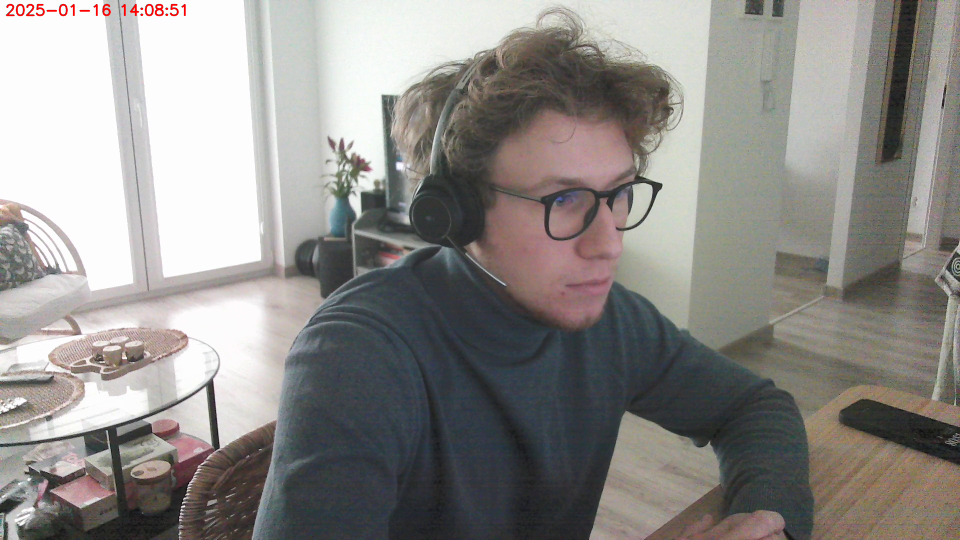
#> input picture frame 1 of output.mp4, 1920 x 1080 px, given in place of x-raw,format=BGR ! appsink, which was not available (shown at 1/2 size)
$ python CameraProcess.py
#> lines starting #> are read from the running program, lines starting #| are printed output that depends on the picture; after the words box and inside, x2 and y2 are one past the last pixel; in counts of white or black regions, pixels touching at a corner belong together
import cv2
from datetime import datetime
import time

# Strumień GStreamer do przechwytywania obrazu z kamery
gst_pipeline = "v4l2src device=/dev/video0 ! videoconvert ! video/x-raw,format=BGR ! appsink"

# Przechwytywanie strumienia w OpenCV
cap = cv2.VideoCapture(gst_pipeline, cv2.CAP_GSTREAMER)

if not cap.isOpened():
    print("Nie można otworzyć kamery. Sprawdź połączenie i konfigurację GStreamer.")
    exit()

# Pobranie natywnej rozdzielczości kamery
frame_width = int(cap.get(cv2.CAP_PROP_FRAME_WIDTH))
frame_height = int(cap.get(cv2.CAP_PROP_FRAME_HEIGHT))
frame_rate = int(cap.get(cv2.CAP_PROP_FPS))  # Pobranie frame rate kamery
if frame_rate == 0:
    frame_rate = 30  # Domyślny frame rate, jeśli nie można odczytać z kamery

print(f"Rozdzielczość kamery: {frame_width}x{frame_height}, Frame rate: {frame_rate} FPS")

# Parametry kodowania H.264
fourcc = cv2.VideoWriter_fourcc(*'H264')
out = cv2.VideoWriter('output.mp4', fourcc, frame_rate, (frame_width, frame_height))

try:
    frame_count = 0
    while True:
        ret, frame = cap.read()
#> frame is the input picture: shape (1080, 1920, 3); mean B, G, R 137.5, 140.5, 143.2
        if not ret:
            print("Nie można odczytać klatki. Sprawdź połączenie.")
            break

        # Nakładanie OSD - tekst z datą i godziną
        font = cv2.FONT_HERSHEY_SIMPLEX
        text = datetime.now().strftime("%Y-%m-%d %H:%M:%S")
        cv2.putText(frame, text, (10, 30), font, 1, (255, 255, 255), 2, cv2.LINE_AA)
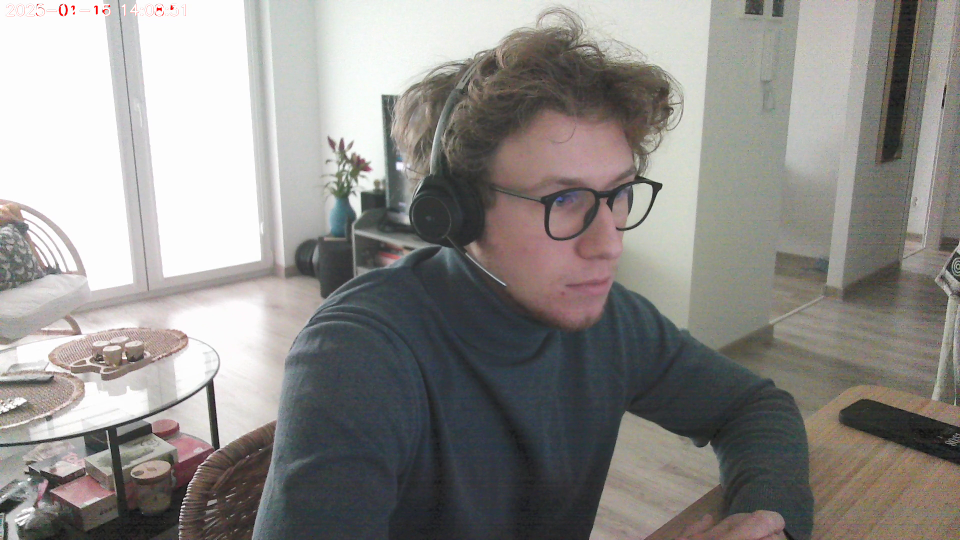
#> frame: shape (1080, 1920, 3) (shown at 1/2 size); 0.16% of pixels changed, all inside (x1, y1, x2, y2) = (11, 7, 372, 33)

        # Zapisanie klatki (nagrywanie wideo)
        out.write(frame)
        frame_count += 1

        # Co 100 klatek wypisz komunikat w konsoli
        if frame_count % 100 == 0:
            print(f"Nagrano {frame_count} klatek...")

        # Dodaj opóźnienie, aby zsynchronizować z frame rate
        time.sleep(1 / frame_rate)

except KeyboardInterrupt:
    print("\nNagrywanie przerwane ręcznie.")

finally:
    cap.release()
    out.release()
    print("Zwolniono zasoby i zapisano plik output.mp4.")

$ run again, starting later in the video
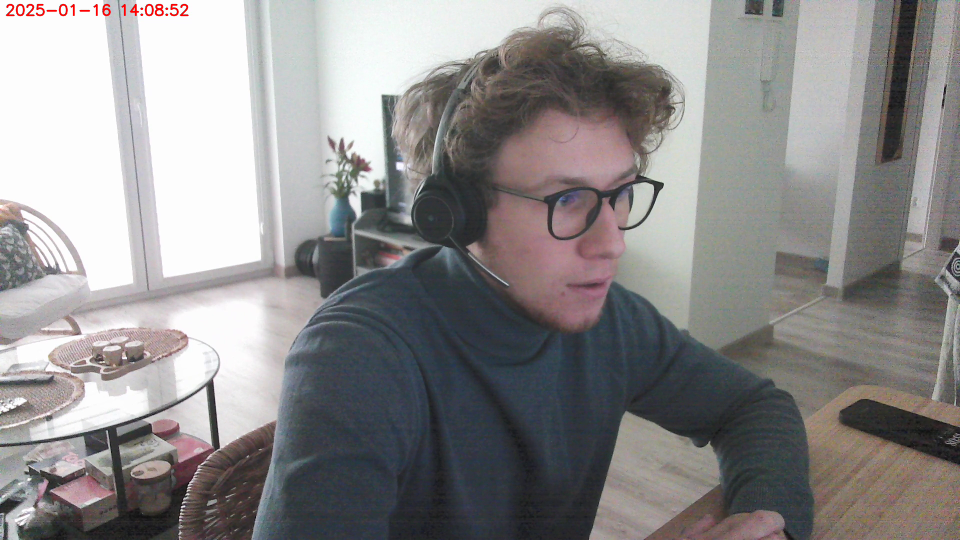
#> input picture frame 7 of output.mp4, 1920 x 1080 px, given in place of x-raw,format=BGR ! appsink, which was not available (shown at 1/2 size)
#> frame is the input picture: shape (1080, 1920, 3); mean B, G, R 140, 139.9, 141.9
#> `cv2.putText(frame, text, (10, 30), font, 1, (255, 255, 255), 2, cv2.LI..`:
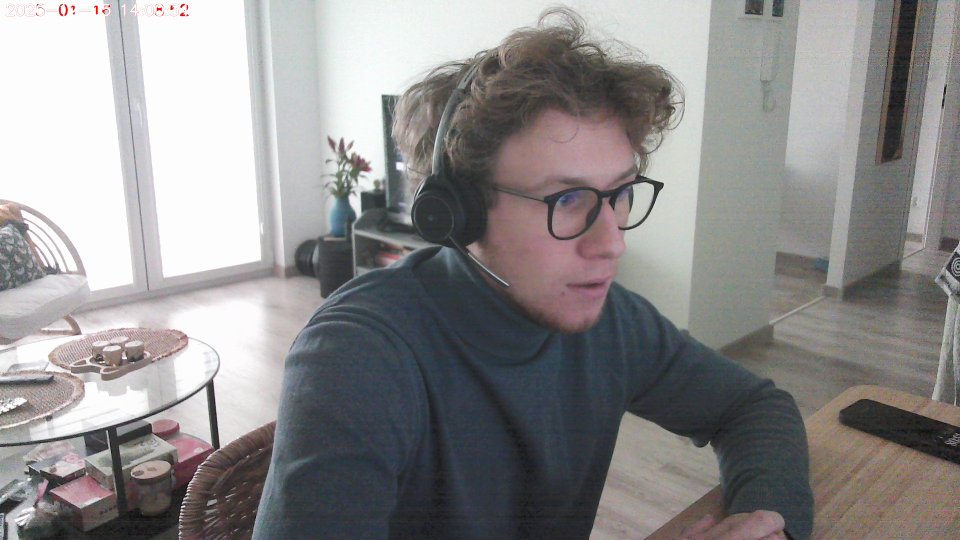
#> frame: shape (1080, 1920, 3) (shown at 1/2 size); 0.17% of pixels changed, all inside (x1, y1, x2, y2) = (11, 7, 378, 33)

$ run again, starting later in the video
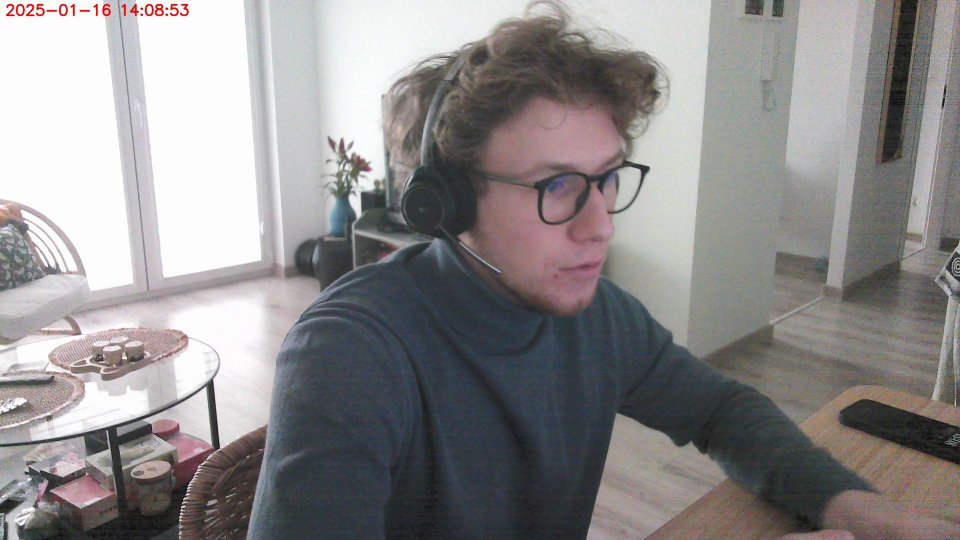
#> input picture frame 12 of output.mp4, 1920 x 1080 px, given in place of x-raw,format=BGR ! appsink, which was not available (shown at 1/2 size)
#> frame is the input picture: shape (1080, 1920, 3); mean B, G, R 139.2, 139.1, 141.6
#> `cv2.putText(frame, text, (10, 30), font, 1, (255, 255, 255), 2, cv2.LI..`:
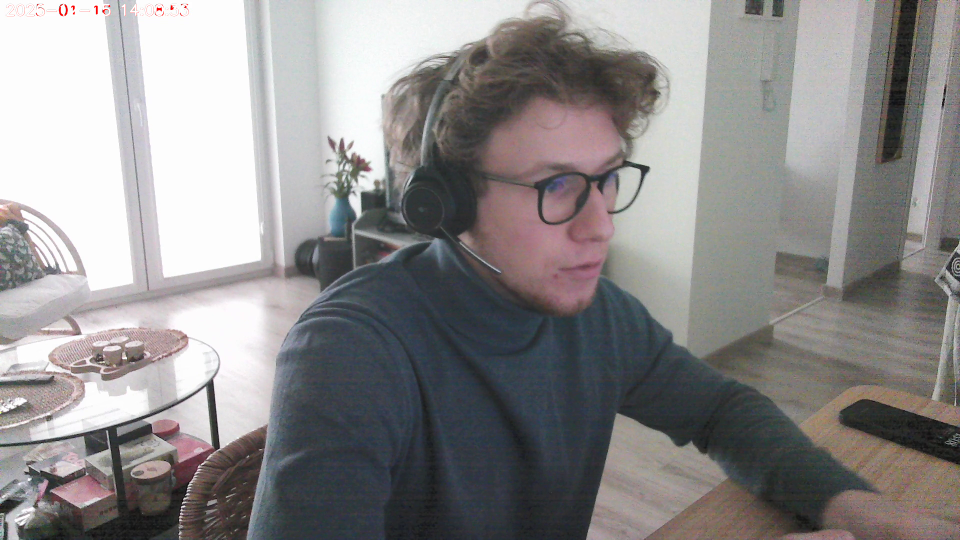
#> frame: shape (1080, 1920, 3) (shown at 1/2 size); 0.17% of pixels changed, all inside (x1, y1, x2, y2) = (11, 7, 378, 33)
